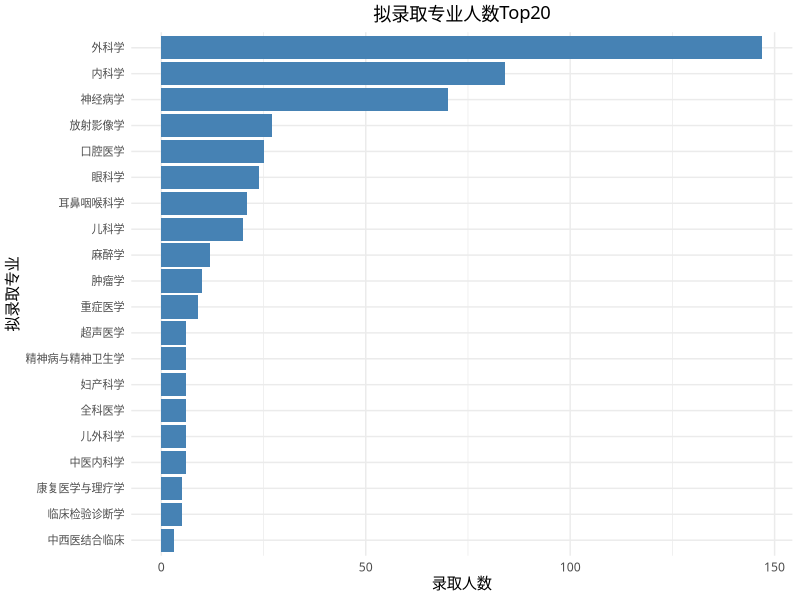

Source code (R):
library(tidyverse)
library(readxl)

# Load the data
data <- read_excel("data.xlsx") |> filter(`序号` != "序号")
data |>
  filter(`学位类型` == "专业学位") |>
  count(`拟录取专业`) |>
  arrange(desc(n)) |>
  slice_head(n = 20) |>
  ggplot(aes(x = reorder(`拟录取专业`, n), y = n)) +
  geom_bar(stat = "identity", fill = "steelblue") +
  coord_flip() +
  theme_minimal() +
  labs(x = "拟录取专业",
       y = "录取人数",
       title = "拟录取专业人数Top20") +
  theme(
    text = element_text(family = "PingFang SC"),  # 使用苹方字体
    axis.text.y = element_text(size = 8),
    plot.title = element_text(hjust = 0.5)
  )